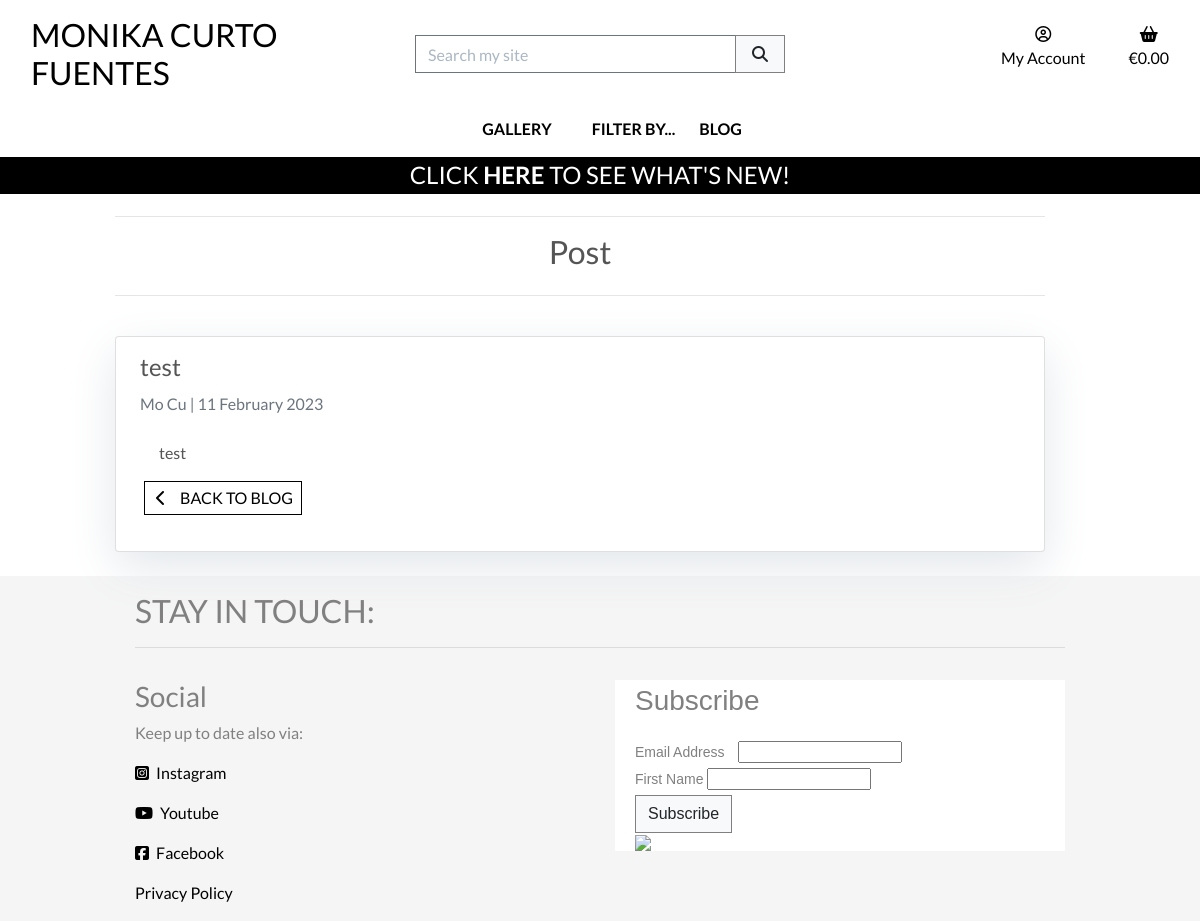
/blog/test/, run on an earlier commit of the app's database.
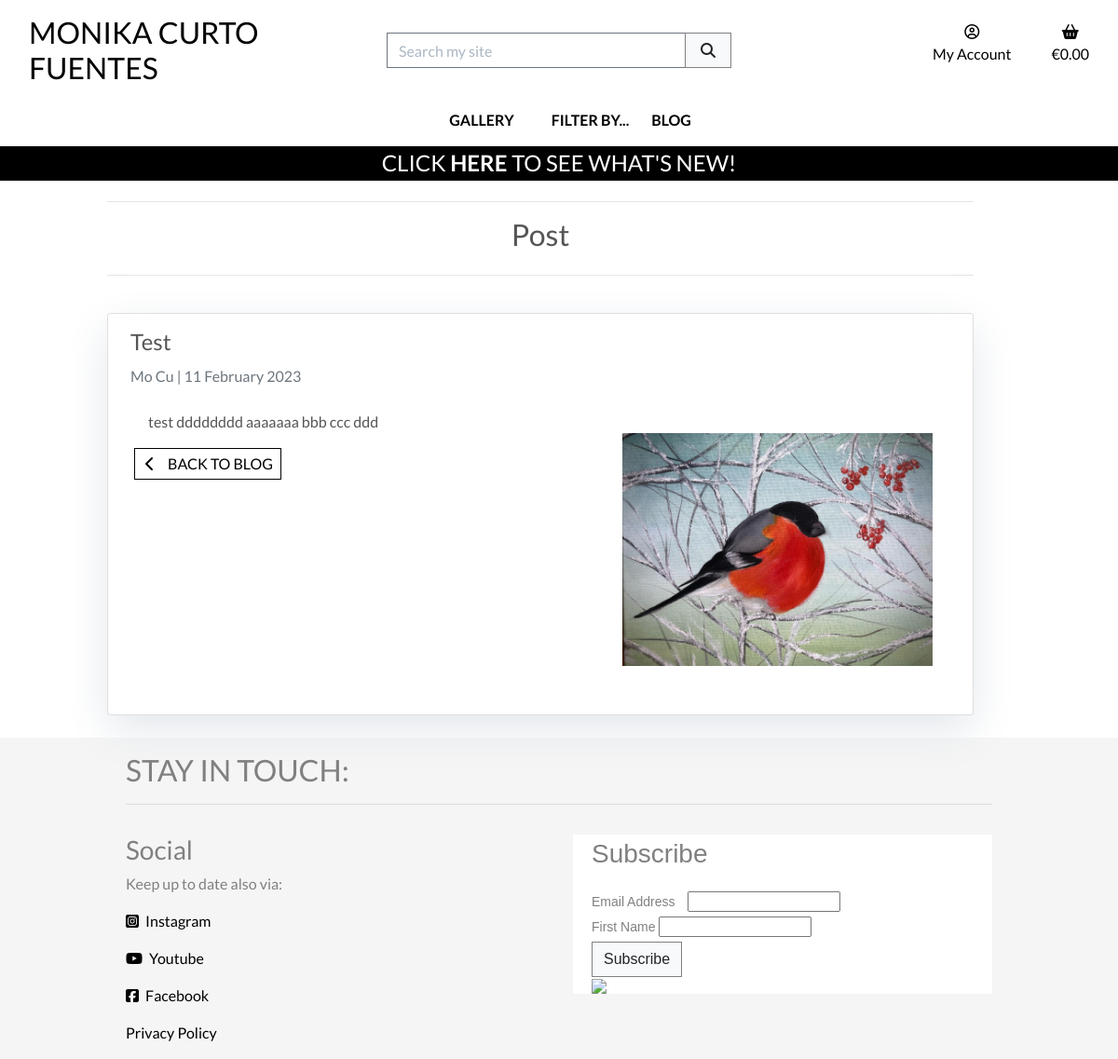
And on a later commit of the database.
### blog/models.py (models this page shows, shortened)
class Post(models.Model):
    title = models.CharField(
        max_length=150,
        unique=True)
    slug = models.SlugField(
        max_length=150,
        unique=True)
    author = models.ForeignKey(
        User,
        on_delete=models.CASCADE,
        related_name="blog_posts")
    content = models.TextField()
    featured_image = models.ImageField(
        null=True,
        blank=True)
    highlight = models.BooleanField(
        default=False)
    live = models.BooleanField(
        default=True)
    created_on = models.DateTimeField(
        auto_now_add=True)
    updated_on = models.DateTimeField(
        auto_now=True)
    class Meta:
        ordering = ['created_on']

### blog/views.py (the view)
class PostDetail(View):
    def get(self, request, slug):
        queryset = self.get_queryset()
        post = get_object_or_404(queryset, slug=slug)
        return render(
            request,
            "blog/post_detail.html",
            {
                "post": post,
            },
        )
    def get_queryset(self):
        if self.request.user.is_staff:
            return Post.objects.order_by("created_on")
        return Post.objects.filter(live=True).order_by("created_on")

### bag/contexts.py (called while the page is built, shortened)
def bag_contents(request):
    bag_items = []
    total = 0
    product_count = 0
    bag = request.session.get('bag', {})
    if total < settings.FREE_DELIVERY_THRESHOLD and total > 0:
        min_charge = settings.DELIVERY_MIN_CHARGE
        delivery = max(
            total * Decimal(settings.STANDARD_DELIVERY_PERCENTAGE / 100),
            min_charge)
        free_delivery_delta = settings.FREE_DELIVERY_THRESHOLD - total
    else:
        delivery = 0
        free_delivery_delta = 0
    grand_total = delivery + total
    context = {
        'bag_items': bag_items,
        'total': total,
        'product_count': product_count,
        'delivery': delivery,
        'free_delivery_delta': free_delivery_delta,
        'free_delivery_threshold': settings.FREE_DELIVERY_THRESHOLD,
        'grand_total': grand_total,
    }
    return context

### blog/templates/blog/post_detail.html (shortened to what this page needs)
{% extends "base.html" %}
{% load static %}
{% block page_header %}
    {% include "includes/page_header.html" with title="Post" subtitle="" %}
{% endblock %}
{% block content %}
        <div class="container mb-4 col-12 col-md-10 offset-md-1">
            <div class="row">
                <div class="col">
                    <div class="card px-2 py-3">
                        <h4 class="card-title ml-3">{{ post.title }}</h4>
                        <p class="card-text text-muted h6 ml-3">{{ post.author.get_full_name|default:post.author.username }} | {{ post.created_on | date:"d F Y" }} </p>
                        <div class="card-body">
                            <div class="col-12 col-lg-5 float-right details-imaget mt-4 mb-3 ml-1">
                                {% if post.featured_image %}
                                <img src="{{ post.featured_image.url }}"
                                    alt="featured photo for the blog post"
                                    class="w-100">
                                {% endif %}
                            </div>
                            <div class="col-12">
                                <p class="card-text float-md-right">{{post.content|safe }}</p>
                            </div>
                            <a href="{% url 'blog' %}"
                            class="btn btn-outline-black rounded-0 px-1 py-1">
                            <span class="icon">
                                <i class="fas fa-chevron-left"></i>
                            </span>
                            <span class="text-uppercase mx-1">Back to Blog</span>
                        </a>
                    </div>
                </div>
            </div>
        </div>
    </div>
{% endblock %}

What changed in the data, as far as the page shows it:
changed Post "Mo Cu": title "test" → "Test"; featured_image: picture added; content "test" → "test dddddddd aaaaaaa bbb ccc ddd"
